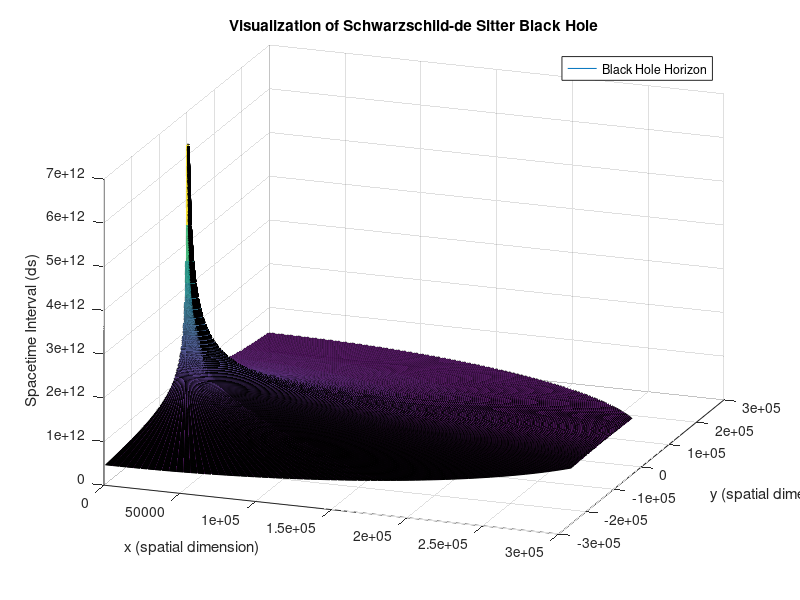

Source code (MATLAB):
% Simulation of a black hole within de Sitter Space. Based on the space
% time metric used in static patch holography.

clear; clc;

%----------------------------------------
% PARAMETERS
%----------------------------------------
% Physical constants
G = 6.67408E-11; % Gravitational Constant
c = 2.99792458E8; % Speed of light
M_sun = 1.98847e+30;  % mass of sun (kg)

% Defining parameters
simRes = 0.005; % Defines the minimum distance between coordinates

M_sol = 100; % Mass of Black Hole (Solar Masses)
M = M_sol * M_sun; % Mass of Black Hole (Kg)
rs = 2*G*M/c^2;  % Schwarzschild radius
R = 1*rs;  % Radius of the de Sitter space relative to black hole

%----------------------------------------
% COORDINATES
%----------------------------------------
% Creating radial and angular coordinates
r = (0:simRes:1)*R;
t = (0:simRes:1)*R;
theta = (0:simRes:1)*pi;
phi = (0:simRes:1)*2*pi;

% Calculating differential steps
dr = diff(r);
dt = diff(t);
dtheta = diff(theta);
dphi = diff(phi);

% Duplicating last element of array to avoid incompatible sizes
dr(end+1) = dr(end);
dt(end+1) = dt(end);
dtheta(end+1) = dtheta(end);
dphi(end+1) = dphi(end);

%----------------------------------------
% SPACETIME CALCULATION
%----------------------------------------
% Calculating spacetime interval
f_r = (1 - (r.^2 / R^2) - (2*M*G./r));
ds_sqr = -f_r .* dt.^2 + (dr.^2 ./ f_r) .* r.^2 .* (dtheta.^2 + (sin(theta)).^2 .* dphi.^2);
ds = sqrt(ds_sqr);

%----------------------------------------
% PLOT SPACETIME
%----------------------------------------
% Converting radial coordinates into Cartesian
[R_mesh, Theta_mesh] = meshgrid(r, theta);
x = R_mesh .* sin(Theta_mesh);
y = R_mesh .* cos(Theta_mesh);
[ds_matrix] = meshgrid(ds);

figure;
Spacetime = surf(x, y, ds_matrix, 'FaceAlpha', 0.9);

% Add title and labels
title('Visualization of Schwarzschild-de Sitter Black Hole');
xlabel('x (spatial dimension)');
ylabel('y (spatial dimension)');
zlabel('Spacetime Interval (ds)');

%----------------------------------------
% PLOT HORIZONS (NOT FUNCTIONAL)
%----------------------------------------
% Solve for roots of the horizon equation
horizon_equ = @(r) 1 - r.^3 / R^2 - 2*M*G;
horizon_coefficients = [(-1/R^2), -2*M*G, 1];
horizon_r = roots(horizon_coefficients);

% Filter real and positive roots
horizon_r = horizon_r(imag(horizon_r) == 0 & real(horizon_r) > 0);

% Convert horizons to Cartesian coordinates
x_horizon = horizon_r * sin(Theta_mesh);
y_horizon = horizon_r * cos(Theta_mesh);
z_horizon = zeros(size(x_horizon));

x_horizon = sum(x_horizon, 1);
y_horizon = sum(y_horizon, 1);
z_horizon = sum(z_horizon, 1);

% Add horizons to the existing surf plot
hold on;
p.LineWidth = 1000;
horizon = plot3(x_horizon, y_horizon, z_horizon);
hold off;

% Set viewing position and axis limits
view(20, 25); % Camera tilt

% Add legend for the horizon
legend(horizon, 'Black Hole Horizon');